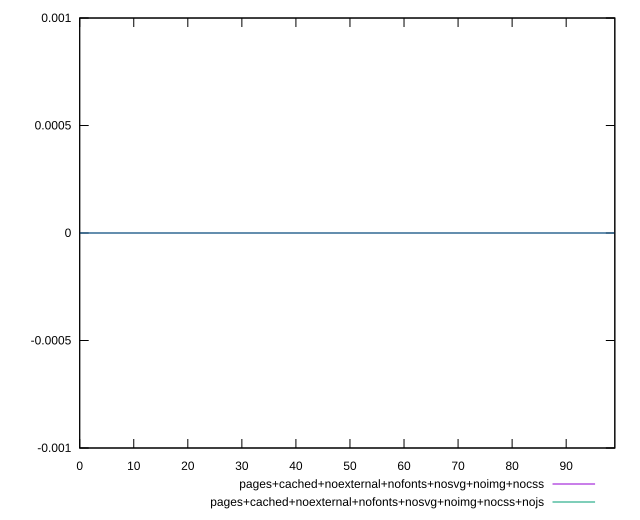

Reproduce this figure in gnuplot.
reset

$pagesCachedNoexternalNofontsNosvgNoimgNocss <<EOF
0 0
1 0
2 0
3 0
4 0
5 0
6 0
7 0
8 0
9 0
10 0
11 0
12 0
13 0
14 0
15 0
16 0
17 0
18 0
19 0
20 0
21 0
22 0
23 0
24 0
25 0
26 0
27 0
28 0
29 0
30 0
31 0
32 0
33 0
34 0
35 0
36 0
37 0
38 0
39 0
40 0
41 0
42 0
43 0
44 0
45 0
46 0
47 0
48 0
49 0
50 0
51 0
52 0
53 0
54 0
55 0
56 0
57 0
58 0
59 0
60 0
61 0
62 0
63 0
64 0
65 0
66 0
67 0
68 0
69 0
70 0
71 0
72 0
73 0
74 0
75 0
76 0
77 0
78 0
79 0
80 0
81 0
82 0
83 0
84 0
85 0
86 0
87 0
88 0
89 0
90 0
91 0
92 0
93 0
94 0
95 0
96 0
97 0
98 0
99 0
EOF

$pagesCachedNoexternalNofontsNosvgNoimgNocssNojs <<EOF
0 0
1 0
2 0
3 0
4 0
5 0
6 0
7 0
8 0
9 0
10 0
11 0
12 0
13 0
14 0
15 0
16 0
17 0
18 0
19 0
20 0
21 0
22 0
23 0
24 0
25 0
26 0
27 0
28 0
29 0
30 0
31 0
32 0
33 0
34 0
35 0
36 0
37 0
38 0
39 0
40 0
41 0
42 0
43 0
44 0
45 0
46 0
47 0
48 0
49 0
50 0
51 0
52 0
53 0
54 0
55 0
56 0
57 0
58 0
59 0
60 0
61 0
62 0
63 0
64 0
65 0
66 0
67 0
68 0
69 0
70 0
71 0
72 0
73 0
74 0
75 0
76 0
77 0
78 0
79 0
80 0
81 0
82 0
83 0
84 0
85 0
86 0
87 0
88 0
89 0
90 0
91 0
92 0
93 0
94 0
95 0
96 0
97 0
98 0
99 0
EOF

set key outside below
set xrange [0:99]
set yrange [-0.001:0.001]
set trange [-0.001:0.001]
set terminal svg size 640, 520 enhanced background rgb 'white'
set output "report_00008_2021-01-22T20:58:29.167/unminified-css/comparison/line/12_vs_13.svg"

plot $pagesCachedNoexternalNofontsNosvgNoimgNocss title "pages+cached+noexternal+nofonts+nosvg+noimg+nocss" with line, \
     $pagesCachedNoexternalNofontsNosvgNoimgNocssNojs title "pages+cached+noexternal+nofonts+nosvg+noimg+nocss+nojs" with line

reset
